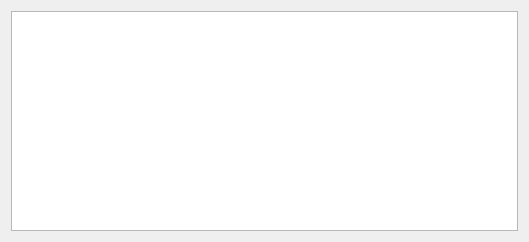
<?xml version="1.0" encoding="UTF-8"?>
<ui version="4.0">
 <class>ServerLog</class>
 <widget class="QDialog" name="ServerLog">
  <property name="geometry">
   <rect>
    <x>0</x>
    <y>0</y>
    <width>529</width>
    <height>242</height>
   </rect>
  </property>
  <property name="sizePolicy">
   <sizepolicy hsizetype="MinimumExpanding" vsizetype="MinimumExpanding">
    <horstretch>0</horstretch>
    <verstretch>0</verstretch>
   </sizepolicy>
  </property>
  <property name="minimumSize">
   <size>
    <width>255</width>
    <height>200</height>
   </size>
  </property>
  <property name="maximumSize">
   <size>
    <width>1920</width>
    <height>1080</height>
   </size>
  </property>
  <property name="windowTitle">
   <string>Server Log</string>
  </property>
  <property name="autoFillBackground">
   <bool>false</bool>
  </property>
  <layout class="QHBoxLayout" name="horizontalLayout_2">
   <item>
    <widget class="QTextEdit" name="LogField">
     <property name="enabled">
      <bool>true</bool>
     </property>
     <property name="sizePolicy">
      <sizepolicy hsizetype="Expanding" vsizetype="Expanding">
       <horstretch>5</horstretch>
       <verstretch>5</verstretch>
      </sizepolicy>
     </property>
     <property name="minimumSize">
      <size>
       <width>200</width>
       <height>50</height>
      </size>
     </property>
     <property name="maximumSize">
      <size>
       <width>1920</width>
       <height>1080</height>
      </size>
     </property>
     <property name="font">
      <font>
       <stylestrategy>PreferAntialias</stylestrategy>
      </font>
     </property>
     <property name="inputMethodHints">
      <set>Qt::ImhHiddenText|Qt::ImhMultiLine</set>
     </property>
     <property name="sizeAdjustPolicy">
      <enum>QAbstractScrollArea::AdjustToContents</enum>
     </property>
     <property name="readOnly">
      <bool>true</bool>
     </property>
    </widget>
   </item>
  </layout>
 </widget>
 <resources/>
 <connections/>
</ui>
